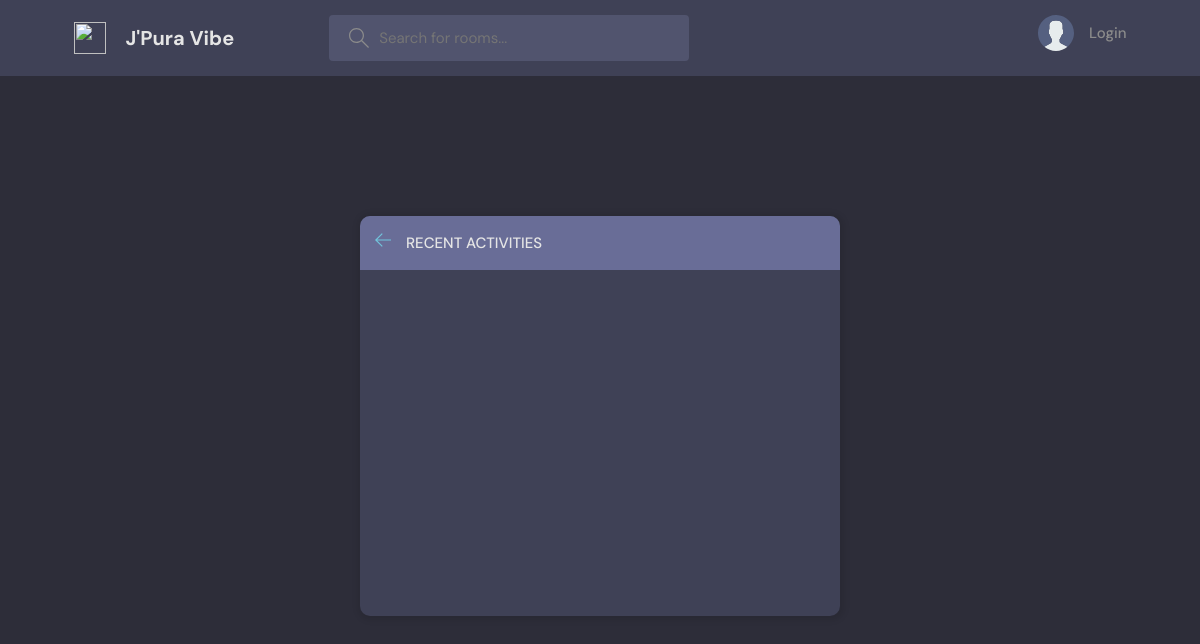
The page /activities/ on the database as committed earlier.
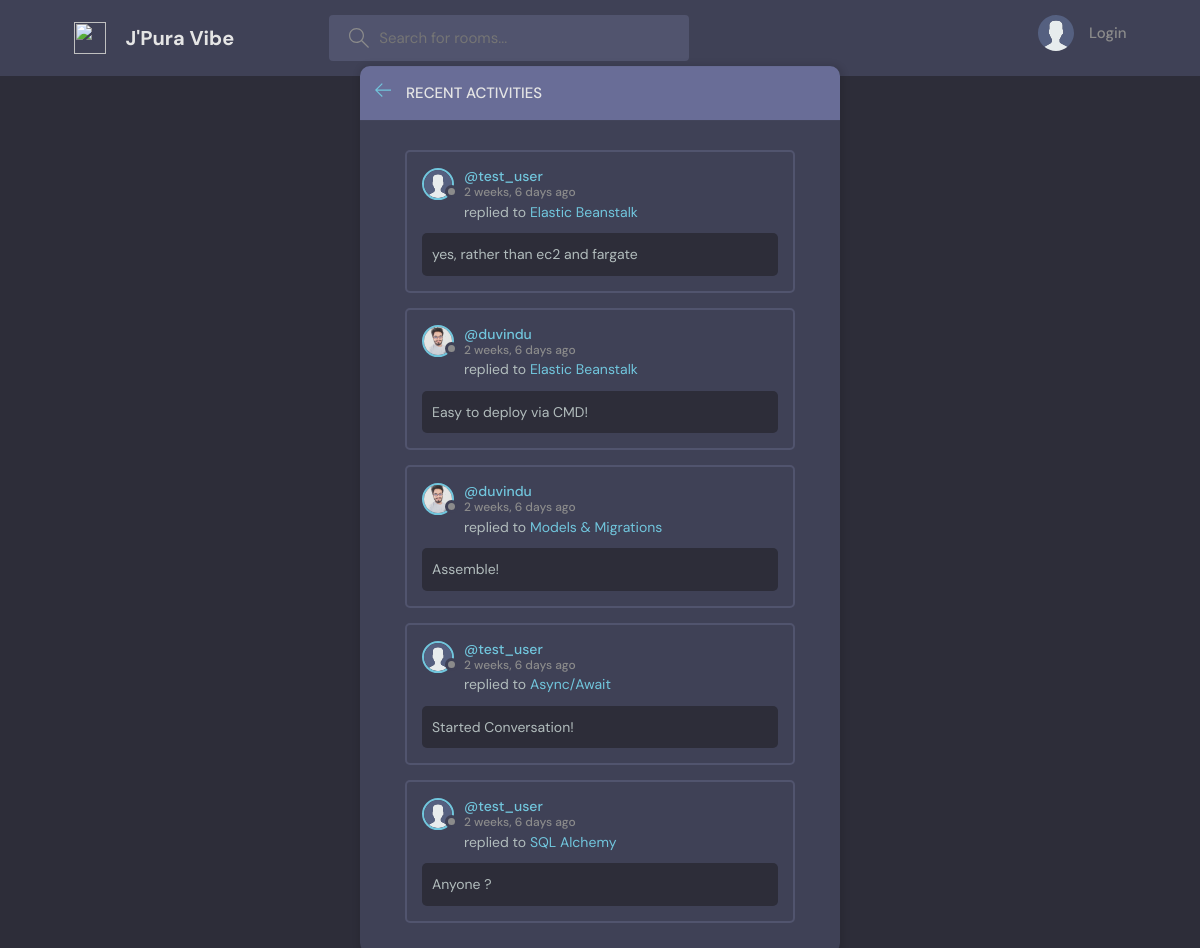
The same page on the database as committed later.
### home/models.py (models this page shows, shortened)
class Message(models.Model):
    user = models.ForeignKey(User, on_delete=models.CASCADE)
    room = models.ForeignKey(Room, on_delete=models.CASCADE)
    body = models.TextField()
    created = models.DateTimeField(auto_now_add=True)
    class Meta:
        ordering = ['-created']

class Room(models.Model):
    host = models.ForeignKey(User, on_delete=models.CASCADE)
    topic = models.ForeignKey(Topic, on_delete=models.CASCADE)
    name = models.CharField(max_length=200)
    description = models.TextField(blank=True, null=True)
    participants = models.ManyToManyField(User, related_name='participants')
    created = models.DateTimeField(auto_now_add=True)
    class Meta:
        ordering = ['-created']

class Profile(models.Model):
    user = models.OneToOneField(User, on_delete=models.CASCADE)
    image = models.ImageField(upload_to='profile_pics/', null=True)

### home/views.py (the view)
# urls.py: path('activities/', activityView, name = 'activity-view'),
def activityView(request):
    activities = Message.objects.all()
    context = {'activities':activities}
    return render(request, 'home/activity.html', context)

### home/templates/home/activity.html
{% extends 'base.html' %}
{% load static %}
{% block content %}
    <main class="layout">
      <div class="container">
        <div class="layout__box">
          <div class="layout__boxHeader">
            <div class="layout__boxTitle">
              <a href="{% url 'home' %}">
                <svg version="1.1" xmlns="http://www.w3.org/2000/svg" width="32" height="32" viewBox="0 0 32 32">
                  <title>arrow-left</title>
                  <path
                    d="M13.723 2.286l-13.723 13.714 13.719 13.714 1.616-1.611-10.96-10.96h27.625v-2.286h-27.625l10.965-10.965-1.616-1.607z"
                  ></path>
                </svg>
              </a>
              <h3>Recent Activities</h3>
            </div>
          </div>
          <div class="activities-page layout__body">
            {% for activity in activities %}
              <div class="activities__box">
                <div class="activities__boxHeader roomListRoom__header">
                  <a href="{% url 'profile' activity.user.username %}" class="roomListRoom__author">
                        {% if request.user == activity.user %}
                         {% if activity.user.profile.image %}
                            <div class="avatar avatar--small active">
                                <img src="{{activity.user.profile.image.url}}" />
                            </div>
                         {% else %}
                            <div class="avatar avatar--small active">
                                <img src="{% static 'images/avatar.svg' %}" />
                            </div>
                         {% endif %}
                        {% else %}
                         {% if activity.user.profile.image %}
                            <div class="avatar avatar--small">
                                <img src="{{activity.user.profile.image.url}}" />
                            </div>
                         {% else %}
                            <div class="avatar avatar--small">
                                <img src="{% static 'images/avatar.svg' %}" />
                            </div>
                         {% endif %}
                        {% endif %}
                    <p>
                      @{{activity.user.username}}
                      <span>{{activity.created|timesince}} ago</span>
                    </p>
                  </a>
                </div>
                <div class="activities__boxContent">
                  <p>replied to <a href="{% url 'room' activity.room.pk %}">{{activity.room.name}}</a></p>
                  <div class="activities__boxRoomContent">
                    {{activity.body}}
                  </div>
                </div>
              </div>
            {% endfor %}
          </div>
        </div>
      </div>
    </main>
{% endblock content %}

Rows that differ between the two databases and show on the page:
added Message: user.username "test_user", created "2 weeks, 6 days", room.name "Elastic Beanstalk", body "yes, rather than ec2 and fargate"
added Message: user.profile.image (picture), user.username "duvindu", created "2 weeks, 6 days", room.name "Elastic Beanstalk", body "Easy to deploy via CMD!"
added Message: user.profile.image (picture), user.username "duvindu", created "2 weeks, 6 days", room.name "Models & Migrations", body "Assemble!"
added Message: user.username "test_user", created "2 weeks, 6 days", room.name "Async/Await", body "Started Conversation!"
added Message: user.username "test_user", created "2 weeks, 6 days", room.name "SQL Alchemy", body "Anyone ?"
